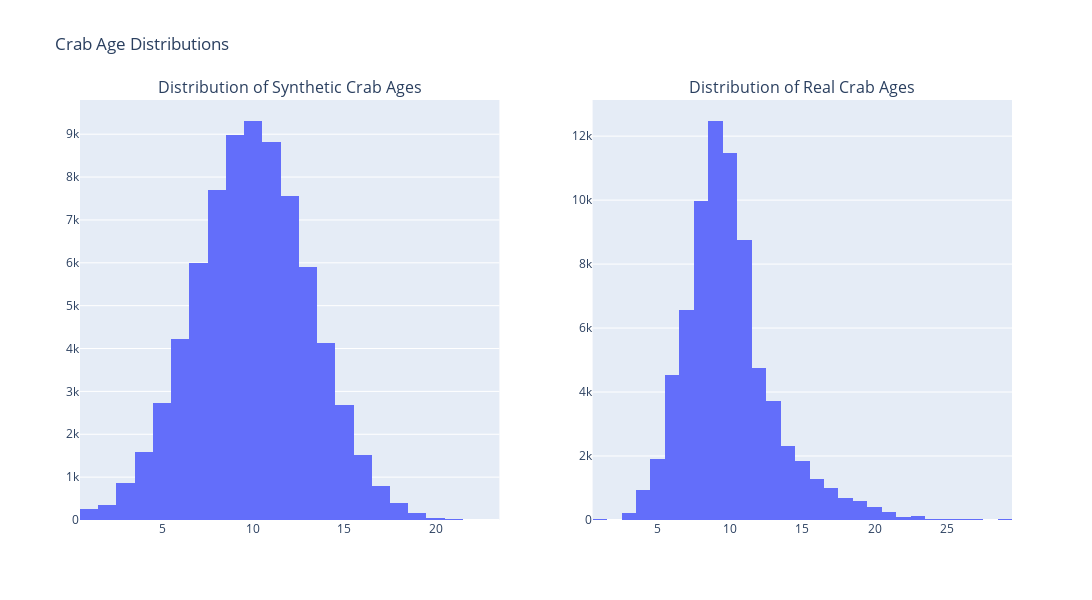

Here is the notebook cell this chart was saved with:
### Code cell
fig = sp.make_subplots(rows=1, cols=2, subplot_titles=('Distribution of Synthetic Crab Ages', 'Distribution of Real Crab Ages'))

fig1 = px.histogram(train_df1, x='Age', title='Distribution of synthetic Crab Ages')
fig2 = px.histogram(test_df, x='Age', title='Distribution of real Crab Ages')

# Add fig1 to the first column
for trace in fig1.data:
    fig.add_trace(trace, row=1, col=1)

# Add fig2 to the second column
for trace in fig2.data:
    fig.add_trace(trace, row=1, col=2)

# Update layout if needed (optional)
fig.update_layout(height=600, width=1200, title_text="Crab Age Distributions")

# Show the figure
fig.show()

### Figure 1 — Plotly figure (JSON) as saved in the notebook; plotly's stock layout.template omitted (floating-point values rounded to 4 significant figures; data arrays with more than 128 entries replaced by an {"elided": "..."} marker saying what was removed)
{"data": [{"alignmentgroup": "True", "bingroup": "x", "hovertemplate": "Age=%{x}<br>count=%{y}<extra></extra>", "legendgroup": "", "marker": {"color": "#636efa", "pattern": {"shape": ""}}, "name": "", "offsetgroup": "", "orientation": "v", "showlegend": false, "type": "histogram", "x": {"elided": "74051 int values"}, "xaxis": "x", "yaxis": "y"}, {"alignmentgroup": "True", "bingroup": "x", "hovertemplate": "Age=%{x}<br>count=%{y}<extra></extra>", "legendgroup": "", "marker": {"color": "#636efa", "pattern": {"shape": ""}}, "name": "", "offsetgroup": "", "orientation": "v", "showlegend": false, "type": "histogram", "x": {"elided": "74051 int values"}, "xaxis": "x2", "yaxis": "y2"}], "layout": {"annotations": [{"font": {"size": 16}, "showarrow": false, "text": "Distribution of Synthetic Crab Ages", "x": 0.225, "xanchor": "center", "xref": "paper", "y": 1, "yanchor": "bottom", "yref": "paper"}, {"font": {"size": 16}, "showarrow": false, "text": "Distribution of Real Crab Ages", "x": 0.775, "xanchor": "center", "xref": "paper", "y": 1, "yanchor": "bottom", "yref": "paper"}], "height": 600, "title": {"text": "Crab Age Distributions"}, "width": 1200, "xaxis": {"anchor": "y", "domain": [0, 0.45]}, "xaxis2": {"anchor": "y2", "domain": [0.55, 1]}, "yaxis": {"anchor": "x", "domain": [0, 1]}, "yaxis2": {"anchor": "x2", "domain": [0, 1]}}}
